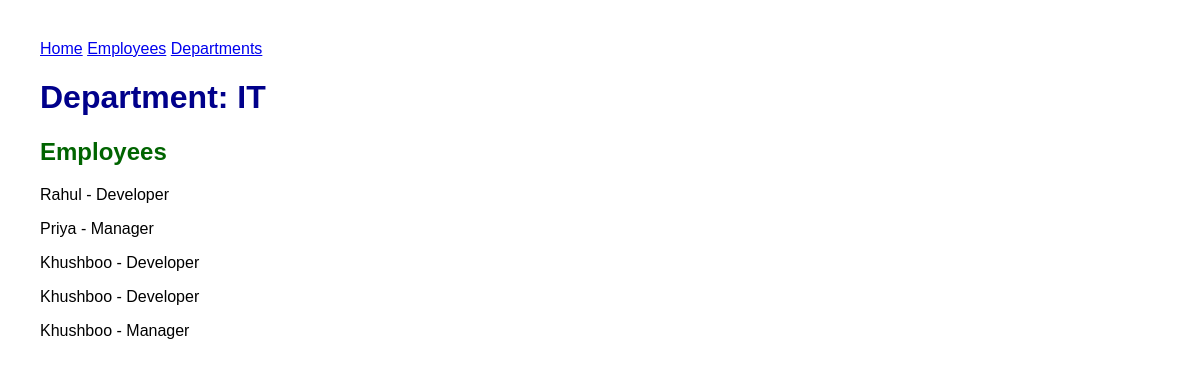
The page /departments/1/ on the database its author committed.
### employees/models.py (models this page shows, shortened)
class Department(models.Model):
    name = models.CharField(max_length=100)

class Employee(models.Model):
    name = models.CharField(max_length=100)
    age = models.IntegerField()
    designation = models.CharField(max_length=100)
    profile_image = models.ImageField(
        upload_to="profile_images/",
        null=True,
        blank=True
    )
    department = models.ForeignKey(
        Department,
        on_delete=models.CASCADE,
        related_name="employees",
        null=True
    )
    projects = models.ManyToManyField(
        Project,
        related_name="employees"
    )

### employees/views.py (the view)
# urls.py: path("departments/<int:pk>/", views.DepartmentDetailView.as_view(), name="department_detail"),
class DepartmentDetailView(DetailView):
    model = Department
    template_name = "employees/department_detail.html"
    context_object_name = "department"

### employees/templates/employees/department_detail.html (shortened to what this page needs)
{% extends "employees/base.html" %}
{% block content %}
    <h1>Department: {{ department.name }}</h1>
    <h2>Employees</h2>
    {% for employee in department.employees.all %}
        <p>
            {{ employee.name }} - {{ employee.designation }}
        </p>
    {% empty %}
        <p>No employees found in this department.</p>
    {% endfor %}
{% endblock %}

### employees/static/employees/style.css (style rules this page uses)
body { font-family: Arial, sans-serif; margin: 40px; }
h1 { color: darkblue; }
h2 { color: darkgreen; }

### rows shown on the page
Department: name "IT"
Employee: name "Rahul", designation "Developer"
Employee: name "Priya", designation "Manager"
Employee: name "Khushboo", designation "Developer"
Employee: name "Khushboo", designation "Developer"
Employee: name "Khushboo", designation "Manager"
